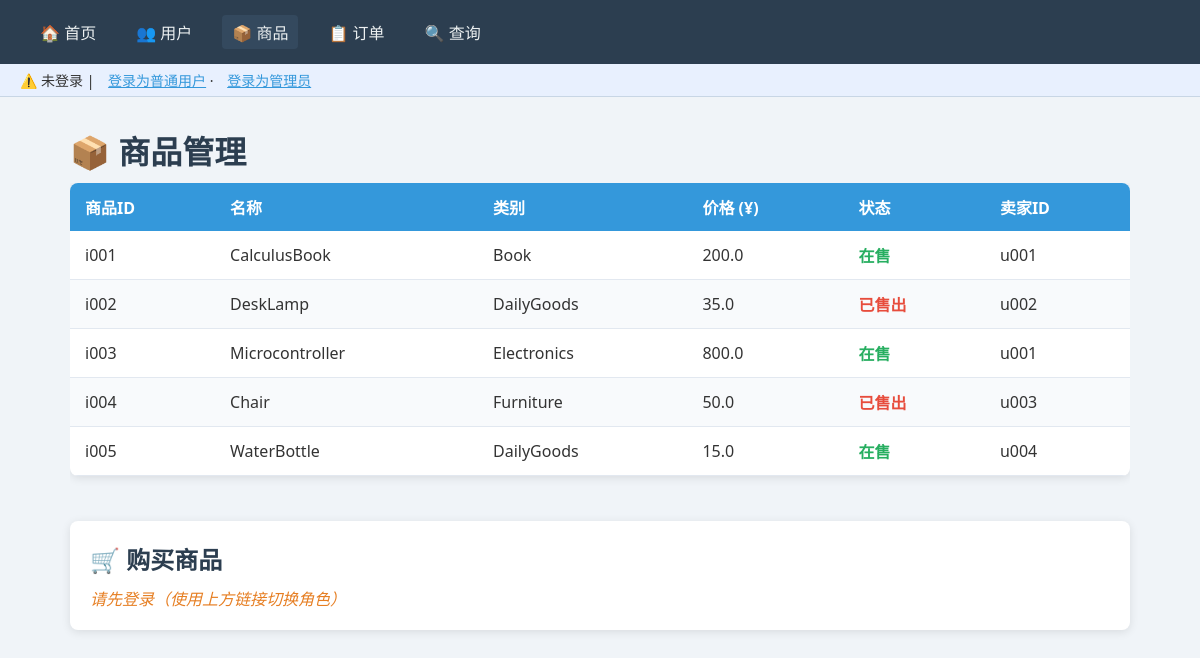
/items, run on the app's committed database.
### tables this page shows
CREATE TABLE item (
        item_id TEXT PRIMARY KEY,
        item_name TEXT NOT NULL,
        category TEXT NOT NULL,
        price REAL NOT NULL,
        status INTEGER NOT NULL DEFAULT 0,
        seller_id TEXT NOT NULL,
        FOREIGN KEY (seller_id) REFERENCES user(user_id)
    );

### app.py (the view)
@app.route('/items')
def items():
    conn = get_db_connection()
    items_data = conn.execute('SELECT * FROM item').fetchall()
    conn.close()
    return render_template('items.html', items=items_data)

### app.py (called while the page is built)
def get_db_connection():
    conn = sqlite3.connect('second_hand.db')
    conn.row_factory = sqlite3.Row
    conn.execute("PRAGMA foreign_keys = ON")
    conn.execute("PRAGMA journal_mode=WAL")
    return conn

### templates/items.html (shortened to what this page needs)
<!DOCTYPE html>
<html lang="zh">
<head>
</head>
<body>
    <nav>
        <a href="/">🏠 首页</a>
        <a href="/users">👥 用户</a>
        <a href="/items" style="background:#34495e;">📦 商品</a>
        <a href="/orders">📋 订单</a>
        <a href="/queries">🔍 查询</a>
    </nav>
    <div class="role-bar">
        {% if session.role %}
            👤 当前身份：<strong>{{ session.username }}</strong>（{{ session.role }}） |
            <a href="/logout">退出登录</a>
        {% else %}
            ⚠️ 未登录 |
            <a href="/login/user">登录为普通用户</a> ·
            <a href="/login/admin">登录为管理员</a>
        {% endif %}
    </div>
    <div class="container">
        <h1>📦 商品管理</h1>
        <div style="overflow-x: auto;">
            <table>
                <thead>
                    <tr>
                        <th>商品ID</th><th>名称</th><th>类别</th><th>价格 (¥)</th><th>状态</th><th>卖家ID</th>
                    </tr>
                </thead>
                <tbody>
                    {% for item in items %}
                    <tr>
                        <td>{{ item.item_id }}</td>
                        <td>{{ item.item_name }}</td>
                        <td>{{ item.category }}</td>
                        <td>{{ item.price }}</td>
                        <td>
                            {% if item.status == 1 %}
                            <span class="status-sold">已售出</span>
                            {% else %}
                            <span class="status-available">在售</span>
                            {% endif %}
                        </td>
                        <td>{{ item.seller_id }}</td>
                    </tr>
                    {% endfor %}
                </tbody>
            </table>
        </div>
        <div class="action-grid">
            {% if session.role %}
            <div class="card">
                <h2>🛒 购买商品</h2>
                <form action="/buy" method="post">
                    <label>商品ID</label><br>
                    <input type="text" name="item_id" required style="width:100%;"><br>
                    <label>买家ID</label><br>
                    <input type="text" name="buyer_id" value="u001" required style="width:100%;"><br>
                    <button type="submit">立即购买</button>
                </form>
            </div>
            {% else %}
            <div class="card">
                <h2>🛒 购买商品</h2>
                <p class="login-hint">请先登录（使用上方链接切换角色）</p>
            </div>
            {% endif %}
        </div>
    </div>
</body>
</html>

### templates/items.html (style rules this page uses)
* { margin: 0; padding: 0; box-sizing: border-box; }
body { font-family: 'Segoe UI', 'PingFang SC', Roboto, sans-serif; background: #f0f4f8; color: #333; }
nav { background: #2c3e50; padding: 15px 30px; display: flex; gap: 20px; flex-wrap: wrap; }
nav a { color: #ecf0f1; text-decoration: none; font-size: 16px; padding: 5px 10px; border-radius: 4px; transition: background 0.3s; }
.role-bar { background: #e8f0fe; padding: 6px 20px; font-size: 14px; border-bottom: 1px solid #c8d6e5; }
.role-bar a { color: #3498db; margin-left: 10px; }
.container { max-width: 1100px; margin: 30px auto; padding: 0 20px; }
h1, h2 { color: #2c3e50; margin: 20px 0 10px; }
table { width: 100%; border-collapse: collapse; background: white; border-radius: 8px; overflow: hidden; box-shadow: 0 2px 10px rgba(0,0,0,0.1); margin-bottom: 25px; }
th, td { padding: 12px 15px; text-align: left; }
th { background: #3498db; color: white; font-weight: 600; }
tr:nth-child(even) { background: #f8fafc; }
td { border-bottom: 1px solid #e2e8f0; }
.card { background: white; border-radius: 8px; padding: 20px; box-shadow: 0 2px 10px rgba(0,0,0,0.1); margin-bottom: 20px; }
.card h2 { margin-top: 0; }
.action-grid { display: grid; grid-template-columns: repeat(auto-fit, minmax(260px, 1fr)); gap: 20px; margin-top: 20px; }
.status-sold { color: #e74c3c; font-weight: bold; }
.status-available { color: #27ae60; font-weight: bold; }
.login-hint { color: #e67e22; font-style: italic; }

### data on the page
item: item_id "i001", item_name "CalculusBook", category "Book", price "200.0", status "在售", seller_id "u001"
item: item_id "i002", item_name "DeskLamp", category "DailyGoods", price "35.0", status "已售出", seller_id "u002"
item: item_id "i003", item_name "Microcontroller", category "Electronics", price "800.0", status "在售", seller_id "u001"
item: item_id "i004", item_name "Chair", category "Furniture", price "50.0", status "已售出", seller_id "u003"
item: item_id "i005", item_name "WaterBottle", category "DailyGoods", price "15.0", status "在售", seller_id "u004"
